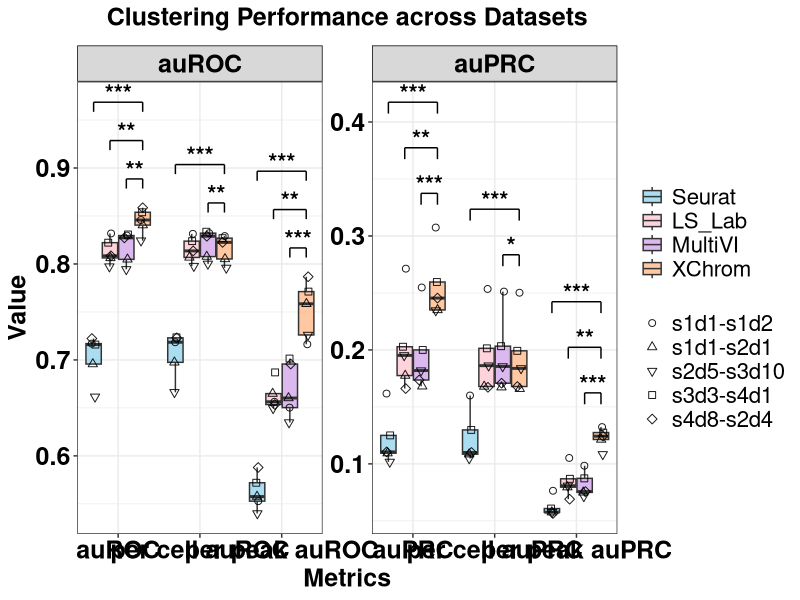
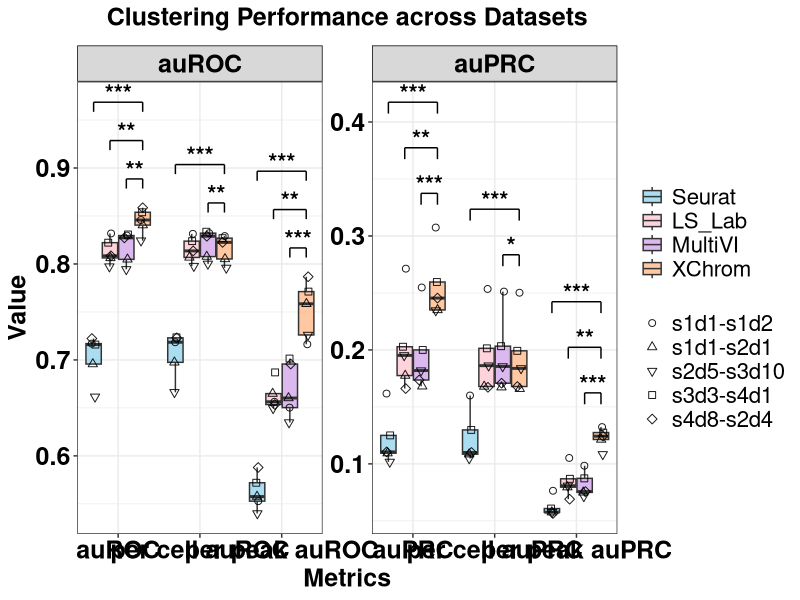

The R script that drew these images, in order:
library(ggplot2)
library(readr)
library(dplyr)
library(tidyr)
library(purrr)
library(jsonlite)


df <- read_csv('test_r4_inter_method_auc.csv')
r=4

# Convert Metric & Method & Dataset to factor and specify the order
df$Metric <- factor(df$Metric, levels = c("auROC", "per cell auROC", "per peak auROC", 
                                          "auPRC", "per cell auPRC", "per peak auPRC"))
df$Method <- factor(df$Method, levels = c("Seurat", "LS_Lab", "MultiVI", "XChrom"))
df$Dataset<-factor(df$Dataset,levels = c('s1d1-s1d2','s1d1-s2d1','s2d5-s3d10','s3d3-s4d1','s4d8-s2d4'))
df %>%
  group_by(Metric, Method) %>%
  summarise(Dataset_Count = n_distinct(Dataset), .groups = "drop")

#################################### facet ######################################
# Add 2 new column to group auROC(overall,per-cell,per-peak) and auPRC(overall,per-cell,per-peak),respectively

df <- df %>%
  mutate(MetricType = ifelse(grepl("auROC", Metric), "auROC", "auPRC"))%>%
  mutate(MetricType = factor(MetricType, levels = c("auROC", "auPRC")))

# Obtain all the methods that need to be compared (excluding XChrom itself)
other_methods <- unique(df$Method[df$Method != "XChrom"])

# Extract the data of XChrom as the benchmark
xchrom_data <- df %>% 
  filter(Method == "XChrom") %>% 
  select(Dataset, Metric, MetricType, Value_XChrom = Value)

# Generate comparative data
comparison_data <- df %>%
  filter(Method != "XChrom") %>% 
  inner_join(xchrom_data, by = c("Dataset", "Metric", "MetricType")) %>%
  mutate(diff = Value_XChrom - Value)



perform_tests <- function(differences, digits_round = NULL, exact = FALSE, correct = TRUE) {
  d <- differences[is.finite(differences)]
  if (!is.null(digits_round)) d <- round(d, digits_round)
  
  n <- length(d)
  mean_d <- mean(d)
  sd_d <- sd(d)
  
  res <- list(
    p_value = NA_real_, test_method = "insufficient_n",
    estimate_diff = NA_real_, estimate_type = NA_character_, #  (Mean diff / Pseudo-median)
    effect_size = NA_real_, effect_size_type = NA_character_, #  (Cohen's d / Wilcoxon r)
    lower_ci = NA_real_, upper_ci = NA_real_
  )
  
  if (n < 2) return(res)
  
  if (sd_d == 0) {
    if (all(abs(d) < .Machine$double.eps)) {
      res$p_value <- 1; res$test_method <- "no-diff"
      res$estimate_diff <- 0; res$estimate_type <- "mean_diff"
      res$effect_size <- 0; res$effect_size_type <- "Cohen_d"
      res$lower_ci <- 0; res$upper_ci <- 0
      return(res)
    } else {
      k <- sum(d > 0); n_nonzero <- sum(d != 0)
      bt <- binom.test(k, n_nonzero, p = 0.5, alternative = "two.sided")
      res$p_value <- bt$p.value; res$test_method <- "Sign test (binom)"
      res$estimate_diff <- mean_d; res$estimate_type <- "mean_diff"
      res$effect_size <- k / n_nonzero; res$effect_size_type <- "Proportion_positive"
      res$lower_ci <- mean_d - qt(0.975, df = n-1) * (sd_d / sqrt(n))
      res$upper_ci <- mean_d + qt(0.975, df = n-1) * (sd_d / sqrt(n))
      return(res)
    }
  }
  
  shapiro_p <- if (n >= 3) {
    tryCatch(shapiro.test(d)$p.value, error = function(e) NA_real_)
  } else NA_real_
  
  if (!is.na(shapiro_p) && shapiro_p > 0.05) {
    # t-test
    tt <- t.test(d, mu = 0)
    res$p_value <- tt$p.value
    res$test_method <- "paired t-test"
    
    # Mean Difference
    res$estimate_diff <- tt$estimate[["mean of x"]] 
    res$estimate_type <- "Mean_Difference"
    
    # Cohen's d
    res$effect_size <- mean_d / sd_d  
    res$effect_size_type <- "Cohen_d"
    
    res$lower_ci <- tt$conf.int[1]
    res$upper_ci <- tt$conf.int[2]
  } else {
    # Wilcoxon
    wt <- suppressWarnings(tryCatch(
      wilcox.test(d, alternative = "two.sided", mu = 0, exact = FALSE, correct = TRUE, conf.int = TRUE),
      error = function(e) wilcox.test(d, alternative = "two.sided", mu = 0, exact = FALSE, correct = TRUE)
    ))
    
    res$p_value <- wt$p.value
    res$test_method <- "Wilcoxon signed-rank"
    
    # Pseudo-median
    if ("estimate" %in% names(wt)) {
      res$estimate_diff <- wt$estimate[["(pseudo)median"]] 
      res$estimate_type <- "Pseudo_median"
    } else {
      res$estimate_diff <- median(d)
      res$estimate_type <- "Median_Difference" # Fallback
    }
    
    # Wilcoxon r = Z / sqrt(N)
    z_val <- qnorm(wt$p.value / 2)
    res$effect_size <- abs(z_val) / sqrt(n)
    res$effect_size_type <- "Wilcoxon_r"
    
    if ("conf.int" %in% names(wt)) {
      res$lower_ci <- wt$conf.int[1]
      res$upper_ci <- wt$conf.int[2]
    } else {
      res$lower_ci <- mean_d - qt(0.975, df = n-1) * (sd_d / sqrt(n))
      res$upper_ci <- mean_d + qt(0.975, df = n-1) * (sd_d / sqrt(n))
    }
  }
  return(res)
}


df_wide <- df %>% 
  select(Dataset, Metric, MetricType, Method, Value) %>%
  pivot_wider(names_from = Method, values_from = Value)

methods_list <- levels(df$Method)

target_method <- "XChrom"
other_methods <- setdiff(methods_list, target_method)
#  (d <- df_m[[m1]] - df_m[[m2]]) XChrom - other methods
pairs <- lapply(other_methods, function(m) c(target_method, m)) 

results_list <- list()

for(m in unique(df$Metric)) {
  m_type <- unique(df$MetricType[df$Metric == m])
  df_m <- df_wide %>% filter(Metric == m)
  
  for(p in pairs) {
    m1 <- p[1] 
    m2 <- p[2]
    
    if(m1 %in% colnames(df_m) && m2 %in% colnames(df_m)) {
      d <- df_m[[m1]] - df_m[[m2]]
      
      test_res <- perform_tests(d)
      n_val <- sum(!is.na(d))
      
      results_list[[length(results_list) + 1]] <- tibble(
        Metric = m,
        MetricType = m_type,
        Group1 = m1,
        Group2 = m2,
        N = n_val, 
        
        estimate_diff = test_res$estimate_diff, 
        estimate_type = test_res$estimate_type,
        lower_ci = test_res$lower_ci,  
        upper_ci = test_res$upper_ci,
        effect_size = test_res$effect_size,
        effect_size_type = test_res$effect_size_type,
        test_method = test_res$test_method,
        p_value = test_res$p_value
      )
    }
  }
}


pairwise_df <- bind_rows(results_list) %>%
  mutate(
    signif = case_when(
      p_value < 0.001 ~ "***",
      p_value < 0.01  ~ "**",
      p_value < 0.05  ~ "*",
      TRUE ~ "ns"
    )
  )

write_csv(pairwise_df, paste0('interMethod_aucprc_r',"_test.csv"))


sig_df <- pairwise_df %>% filter(signif != "ns")

metric_indices <- df %>% 
  distinct(MetricType, Metric) %>% 
  group_by(MetricType) %>% 
  arrange(Metric) %>% 
  mutate(metric_x = row_number()) %>% 
  ungroup()

k <- length(methods_list)
dodge_width <- 0.8
offsets <- seq(-dodge_width/2 + dodge_width/(2*k), dodge_width/2 - dodge_width/(2*k), length.out = k)
names(offsets) <- methods_list
metric_max <- df %>% group_by(Metric) %>% summarise(max_val = max(Value, na.rm = TRUE))
plot_sig_df <- sig_df %>%
  left_join(metric_indices, by = c("MetricType", "Metric")) %>%
  left_join(metric_max, by = "Metric") %>%
  mutate(
    x1_offset = offsets[Group1],
    x2_offset = offsets[Group2],
    x_min = metric_x + pmin(x1_offset, x2_offset),
    x_max = metric_x + pmax(x1_offset, x2_offset),
    dist = abs(x1_offset - x2_offset) 
  ) %>%
  arrange(MetricType, Metric, dist) %>%
  group_by(MetricType, Metric) %>%
  mutate(
    step = row_number(),
    y_pos = max_val + 0.03 + 0.04 * (step - 1), 
    y_tip = y_pos - 0.01 
  ) %>%
  ungroup()


p <- ggplot(df, aes(x = Metric, y = Value)) +
  geom_boxplot(aes(fill = Method), alpha = 0.7, outlier.shape = NA, position = position_dodge(width = dodge_width)) + 
  geom_jitter(
    aes(shape = Dataset, group = Method),
    position = position_jitterdodge(jitter.width = 0.2, dodge.width = dodge_width),
    size = 2, alpha = 0.9, color = "black" 
  ) +
  scale_fill_manual(values = c('raw_ATAC' = 'grey', "Seurat" = "skyblue", 'LS_Lab' = "pink",
                               'MultiVI' = '#CC99E6', "XChrom" = "#FFB07C")) + 
  scale_shape_manual(
    values = c(
      "s1d1-s1d2" = 1,   
      "s1d1-s2d1" = 2,   
      "s4d8-s2d4" = 5,   
      "s3d3-s4d1" = 0,    
      "s2d5-s3d10" = 6    
    ))+
  scale_x_discrete(expand = expansion(add = c(0.5, 0.5))) +  
  guides(shape = guide_legend(order = 2), fill = guide_legend(order = 1)) +  
  facet_wrap(~MetricType, scales = "free") +
  theme_bw() +
  theme(
    axis.text.x = element_text(angle = 0, hjust = 0.5, size = 18, face = "bold", color = "black", margin = margin(t = 2)),
    axis.text.y = element_text(size = 18, face = "bold", color = "black"),
    axis.title = element_text(size = 18, color = "black", face = "bold"),
    legend.title = element_blank(),
    plot.title = element_text(hjust = 0.5, size = 18, face = "bold", margin = margin(b = 10)),
    legend.text = element_text(size = 16),
    strip.background = element_rect(fill = rgb(0.5, 0.5, 0.5, 0.3), color = "black", linewidth = 0.5), 
    strip.text = element_text(size = 18, face = "bold", color = "black")
  ) +
  labs(title = "Clustering Performance across Datasets", x = "Metrics", y = "Value")

if(nrow(plot_sig_df) > 0) {
  p <- p + 
    geom_segment(data = plot_sig_df, aes(x = x_min, xend = x_max, y = y_pos, yend = y_pos), inherit.aes = FALSE, linewidth = 0.5) +
    geom_segment(data = plot_sig_df, aes(x = x_min, xend = x_min, y = y_pos, yend = y_tip), inherit.aes = FALSE, linewidth = 0.5) +
    geom_segment(data = plot_sig_df, aes(x = x_max, xend = x_max, y = y_pos, yend = y_tip), inherit.aes = FALSE, linewidth = 0.5) +
    geom_text(data = plot_sig_df, aes(x = (x_min + x_max)/2, y = y_pos - 0.00, label = signif), inherit.aes = FALSE, size = 6, vjust = 0, fontface = "bold") +
    scale_y_continuous(expand = expansion(mult = c(0.05, 0.05))) 
}

print(p)


ggsave(paste0('inter_method_aucprc_r',r,'.pdf'), plot = last_plot(), 
       width = 10, height = 6, units = "in",dpi=300)
